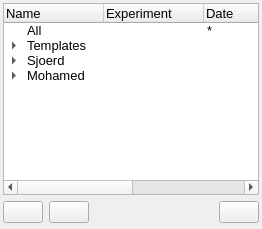
      <widget class="QWidget" name="tab">
       <attribute name="title">
        <string>Results</string>
       </attribute>
       <layout class="QGridLayout" name="gridLayout_2">
        <property name="leftMargin">
         <number>3</number>
        </property>
        <property name="topMargin">
         <number>3</number>
        </property>
        <property name="rightMargin">
         <number>3</number>
        </property>
        <property name="bottomMargin">
         <number>6</number>
        </property>
        <item row="0" column="0" colspan="4">
         <widget class="QTreeWidget" name="treeWidget_2">
          <property name="font">
           <font>
            <family>MS Shell Dlg 2</family>
            <pointsize>10</pointsize>
           </font>
          </property>
          <column>
           <property name="text">
            <string>Name</string>
           </property>
          </column>
          <column>
           <property name="text">
            <string>Experiment</string>
           </property>
          </column>
          <column>
           <property name="text">
            <string>Date</string>
           </property>
          </column>
          <column>
           <property name="text">
            <string>Operator</string>
           </property>
          </column>
          <column>
           <property name="text">
            <string>DUT</string>
           </property>
          </column>
          <item>
           <property name="text">
            <string>All</string>
           </property>
           <property name="icon">
            <iconset resource="icons/icons.qrc">
             <normaloff>:/results/Filter.png</normaloff>:/results/Filter.png</iconset>
           </property>
           <property name="text">
            <string/>
           </property>
           <property name="text">
            <string>*</string>
           </property>
           <property name="text">
            <string>*</string>
           </property>
           <property name="text">
            <string>*</string>
           </property>
          </item>
          <item>
           <property name="text">
            <string>Templates</string>
           </property>
           <property name="icon">
            <iconset resource="icons/icons.qrc">
             <normaloff>:/results/Folder.png</normaloff>:/results/Folder.png</iconset>
           </property>
           <property name="text">
            <string/>
           </property>
           <property name="text">
            <string/>
           </property>
           <property name="text">
            <string/>
           </property>
           <property name="text">
            <string/>
           </property>
           <item>
            <property name="text">
             <string>Simple DPI</string>
            </property>
            <property name="icon">
             <iconset resource="icons/icons.qrc">
              <normaloff>:/results/ExperimentTemplate.png</normaloff>:/results/ExperimentTemplate.png</iconset>
            </property>
            <property name="text">
             <string>DPI</string>
            </property>
            <property name="text">
             <string/>
            </property>
            <property name="text">
             <string/>
            </property>
            <property name="text">
             <string/>
            </property>
           </item>
          </item>
          <item>
           <property name="text">
            <string>Sjoerd</string>
           </property>
           <property name="icon">
            <iconset resource="icons/icons.qrc">
             <normaloff>:/results/Folder.png</normaloff>:/results/Folder.png</iconset>
           </property>
           <property name="text">
            <string/>
           </property>
           <property name="text">
            <string/>
           </property>
           <property name="text">
            <string/>
           </property>
           <property name="text">
            <string/>
           </property>
           <item>
            <property name="text">
             <string>All</string>
            </property>
            <property name="icon">
             <iconset resource="icons/icons.qrc">
              <normaloff>:/results/Filter.png</normaloff>:/results/Filter.png</iconset>
            </property>
            <property name="text">
             <string/>
            </property>
            <property name="text">
             <string>*</string>
            </property>
            <property name="text">
             <string>Sjoerd</string>
            </property>
            <property name="text">
             <string>*</string>
            </property>
           </item>
           <item>
            <property name="text">
             <string>Regulator</string>
            </property>
            <property name="icon">
             <iconset resource="icons/icons.qrc">
              <normaloff>:/results/Filter.png</normaloff>:/results/Filter.png</iconset>
            </property>
            <property name="text">
             <string/>
            </property>
            <property name="text">
             <string>*</string>
            </property>
            <property name="text">
             <string>Sjoerd</string>
            </property>
            <property name="text">
             <string>{LM7805,L4949}</string>
            </property>
           </item>
           <item>
            <property name="text">
             <string>x-DPI</string>
            </property>
            <property name="icon">
             <iconset resource="icons/icons.qrc">
              <normaloff>:/results/Folder.png</normaloff>:/results/Folder.png</iconset>
            </property>
            <item>
             <property name="text">
              <string>x-DPI</string>
             </property>
             <property name="icon">
              <iconset resource="icons/icons.qrc">
               <normaloff>:/results/ExperimentTemplate.png</normaloff>:/results/ExperimentTemplate.png</iconset>
             </property>
             <property name="text">
              <string>DPI</string>
             </property>
            </item>
            <item>
             <property name="text">
              <string>x-DPI</string>
             </property>
             <property name="icon">
              <iconset resource="icons/icons.qrc">
               <normaloff>:/results/ExperimentResult.png</normaloff>:/results/ExperimentResult.png</iconset>
             </property>
             <property name="text">
              <string>DPI</string>
             </property>
             <property name="text">
              <string>Yesterday</string>
             </property>
             <property name="text">
              <string>Sjoerd</string>
             </property>
             <property name="text">
              <string>LM7805</string>
             </property>
            </item>
           </item>
          </item>
          <item>
           <property name="text">
            <string>Mohamed</string>
           </property>
           <property name="icon">
            <iconset resource="icons/icons.qrc">
             <normaloff>:/results/Folder.png</normaloff>:/results/Folder.png</iconset>
           </property>
           <property name="text">
            <string/>
           </property>
           <property name="text">
            <string/>
           </property>
           <property name="text">
            <string/>
           </property>
           <property name="text">
            <string/>
           </property>
           <item>
            <property name="text">
             <string>All</string>
            </property>
            <property name="icon">
             <iconset resource="icons/icons.qrc">
              <normaloff>:/results/Filter.png</normaloff>:/results/Filter.png</iconset>
            </property>
            <property name="text">
             <string/>
            </property>
            <property name="text">
             <string>*</string>
            </property>
            <property name="text">
             <string>Mohamed</string>
            </property>
            <property name="text">
             <string>*</string>
            </property>
           </item>
           <item>
            <property name="text">
             <string>Memory</string>
            </property>
            <property name="icon">
             <iconset resource="icons/icons.qrc">
              <normaloff>:/results/Folder.png</normaloff>:/results/Folder.png</iconset>
            </property>
            <property name="text">
             <string/>
            </property>
            <property name="text">
             <string/>
            </property>
            <property name="text">
             <string/>
            </property>
            <property name="text">
             <string/>
            </property>
            <item>
             <property name="text">
              <string>DPI</string>
             </property>
             <property name="icon">
              <iconset resource="icons/icons.qrc">
               <normaloff>:/results/ExperimentResult.png</normaloff>:/results/ExperimentResult.png</iconset>
             </property>
             <property name="text">
              <string>DPI</string>
             </property>
             <property name="text">
              <string/>
             </property>
             <property name="text">
              <string>Mohamed</string>
             </property>
             <property name="text">
              <string/>
             </property>
            </item>
           </item>
          </item>
         </widget>
        </item>
        <item row="1" column="0">
         <widget class="QPushButton" name="pushButton">
          <property name="text">
           <string/>
          </property>
          <property name="icon">
           <iconset resource="icons/icons.qrc">
            <normaloff>:/results/AddFolder.png</normaloff>:/results/AddFolder.png</iconset>
          </property>
          <property name="iconSize">
           <size>
            <width>32</width>
            <height>16</height>
           </size>
          </property>
         </widget>
        </item>
        <item row="1" column="1">
         <widget class="QPushButton" name="pushButton_2">
          <property name="text">
           <string/>
          </property>
          <property name="icon">
           <iconset resource="icons/icons.qrc">
            <normaloff>:/results/AddFilter.png</normaloff>:/results/AddFilter.png</iconset>
          </property>
          <property name="iconSize">
           <size>
            <width>32</width>
            <height>16</height>
           </size>
          </property>
         </widget>
        </item>
        <item row="1" column="2">
         <spacer name="horizontalSpacer">
          <property name="orientation">
           <enum>Qt::Horizontal</enum>
          </property>
          <property name="sizeHint" stdset="0">
           <size>
            <width>56</width>
            <height>17</height>
           </size>
          </property>
         </spacer>
        </item>
        <item row="1" column="3">
         <widget class="QPushButton" name="pushButton_3">
          <property name="text">
           <string/>
          </property>
          <property name="icon">
           <iconset resource="icons/icons.qrc">
            <normaloff>:/results/Delete.png</normaloff>:/results/Delete.png</iconset>
          </property>
          <property name="iconSize">
           <size>
            <width>16</width>
            <height>16</height>
           </size>
          </property>
         </widget>
        </item>
       </layout>
      </widget>
